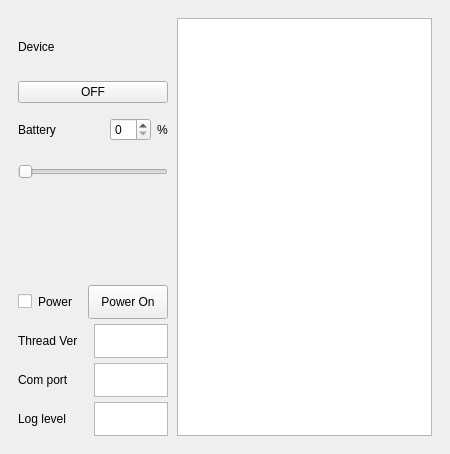
<?xml version="1.0" encoding="UTF-8"?>
<ui version="4.0">
 <class>MainWindow</class>
 <widget class="QMainWindow" name="MainWindow">
  <property name="geometry">
   <rect>
    <x>0</x>
    <y>0</y>
    <width>450</width>
    <height>454</height>
   </rect>
  </property>
  <property name="windowTitle">
   <string>MainWindow</string>
  </property>
  <widget class="QWidget" name="centralwidget">
   <layout class="QGridLayout" name="gridLayout" rowstretch="0" columnstretch="0">
    <property name="horizontalSpacing">
     <number>9</number>
    </property>
    <item row="0" column="0">
     <layout class="QHBoxLayout" name="horizontalLayout" stretch="2,0">
      <property name="spacing">
       <number>9</number>
      </property>
      <property name="leftMargin">
       <number>9</number>
      </property>
      <property name="topMargin">
       <number>9</number>
      </property>
      <property name="rightMargin">
       <number>9</number>
      </property>
      <property name="bottomMargin">
       <number>9</number>
      </property>
      <item>
       <layout class="QVBoxLayout" name="verticalLayout_3" stretch="2,1">
        <property name="spacing">
         <number>1</number>
        </property>
        <property name="leftMargin">
         <number>0</number>
        </property>
        <property name="topMargin">
         <number>0</number>
        </property>
        <property name="rightMargin">
         <number>0</number>
        </property>
        <item>
         <widget class="QStackedWidget" name="stackedWidget">
          <property name="currentIndex">
           <number>1</number>
          </property>
          <widget class="QWidget" name="page">
           <layout class="QVBoxLayout" name="verticalLayout_2">
            <property name="spacing">
             <number>6</number>
            </property>
            <property name="leftMargin">
             <number>0</number>
            </property>
            <property name="topMargin">
             <number>0</number>
            </property>
            <property name="rightMargin">
             <number>0</number>
            </property>
            <property name="bottomMargin">
             <number>6</number>
            </property>
            <item>
             <layout class="QVBoxLayout" name="verticalLayout" stretch="1">
              <item>
               <layout class="QVBoxLayout" name="verticalLayout_5" stretch="0,1,0,1">
                <item>
                 <widget class="QLabel" name="QRcode">
                  <property name="minimumSize">
                   <size>
                    <width>150</width>
                    <height>150</height>
                   </size>
                  </property>
                  <property name="autoFillBackground">
                   <bool>true</bool>
                  </property>
                  <property name="text">
                   <string>QR</string>
                  </property>
                  <property name="alignment">
                   <set>Qt::AlignCenter</set>
                  </property>
                 </widget>
                </item>
                <item>
                 <widget class="QLabel" name="labelParingCode">
                  <property name="text">
                   <string>Paring Code</string>
                  </property>
                 </widget>
                </item>
                <item>
                 <widget class="QPlainTextEdit" name="plainTextEditPairingCode">
                  <property name="sizePolicy">
                   <sizepolicy hsizetype="Preferred" vsizetype="Preferred">
                    <horstretch>0</horstretch>
                    <verstretch>0</verstretch>
                   </sizepolicy>
                  </property>
                  <property name="maximumSize">
                   <size>
                    <width>16777215</width>
                    <height>34</height>
                   </size>
                  </property>
                 </widget>
                </item>
                <item>
                 <widget class="QProgressBar" name="progressBar">
                  <property name="sizePolicy">
                   <sizepolicy hsizetype="Preferred" vsizetype="Fixed">
                    <horstretch>0</horstretch>
                    <verstretch>0</verstretch>
                   </sizepolicy>
                  </property>
                  <property name="value">
                   <number>24</number>
                  </property>
                 </widget>
                </item>
               </layout>
              </item>
             </layout>
            </item>
           </layout>
          </widget>
          <widget class="QWidget" name="page_2">
           <layout class="QVBoxLayout" name="verticalLayout_8">
            <property name="leftMargin">
             <number>0</number>
            </property>
            <property name="topMargin">
             <number>0</number>
            </property>
            <property name="rightMargin">
             <number>0</number>
            </property>
            <property name="bottomMargin">
             <number>6</number>
            </property>
            <item>
             <layout class="QVBoxLayout" name="verticalLayout_7" stretch="1,1,1">
              <item>
               <layout class="QVBoxLayout" name="verticalLayout_6" stretch="1,0">
                <item>
                 <widget class="QLabel" name="labelDevicePicture">
                  <property name="sizePolicy">
                   <sizepolicy hsizetype="Preferred" vsizetype="Preferred">
                    <horstretch>0</horstretch>
                    <verstretch>0</verstretch>
                   </sizepolicy>
                  </property>
                  <property name="text">
                   <string>Device</string>
                  </property>
                 </widget>
                </item>
                <item>
                 <widget class="QPushButton" name="pushButtonStatus">
                  <property name="sizePolicy">
                   <sizepolicy hsizetype="Preferred" vsizetype="Preferred">
                    <horstretch>0</horstretch>
                    <verstretch>0</verstretch>
                   </sizepolicy>
                  </property>
                  <property name="text">
                   <string>OFF</string>
                  </property>
                 </widget>
                </item>
               </layout>
              </item>
              <item>
               <layout class="QVBoxLayout" name="verticalLayout_10" stretch="1,1">
                <property name="spacing">
                 <number>0</number>
                </property>
                <property name="topMargin">
                 <number>0</number>
                </property>
                <item>
                 <layout class="QHBoxLayout" name="horizontalLayout_5" stretch="1,0,0">
                  <property name="spacing">
                   <number>6</number>
                  </property>
                  <item>
                   <widget class="QLabel" name="labelDeviceBattery">
                    <property name="sizePolicy">
                     <sizepolicy hsizetype="Preferred" vsizetype="Preferred">
                      <horstretch>0</horstretch>
                      <verstretch>0</verstretch>
                     </sizepolicy>
                    </property>
                    <property name="text">
                     <string>Battery</string>
                    </property>
                    <property name="alignment">
                     <set>Qt::AlignLeading|Qt::AlignLeft|Qt::AlignVCenter</set>
                    </property>
                   </widget>
                  </item>
                  <item>
                   <widget class="QSpinBox" name="spinboxBattery"/>
                  </item>
                  <item>
                   <widget class="QLabel" name="labelBatteryPercent">
                    <property name="sizePolicy">
                     <sizepolicy hsizetype="Preferred" vsizetype="Preferred">
                      <horstretch>0</horstretch>
                      <verstretch>0</verstretch>
                     </sizepolicy>
                    </property>
                    <property name="text">
                     <string>%</string>
                    </property>
                    <property name="alignment">
                     <set>Qt::AlignLeading|Qt::AlignLeft|Qt::AlignVCenter</set>
                    </property>
                   </widget>
                  </item>
                 </layout>
                </item>
                <item>
                 <widget class="QSlider" name="horizontalSliderBattery">
                  <property name="sizePolicy">
                   <sizepolicy hsizetype="Expanding" vsizetype="Preferred">
                    <horstretch>0</horstretch>
                    <verstretch>0</verstretch>
                   </sizepolicy>
                  </property>
                  <property name="orientation">
                   <enum>Qt::Horizontal</enum>
                  </property>
                 </widget>
                </item>
               </layout>
              </item>
              <item>
               <layout class="QHBoxLayout" name="horizontalLayout_4"/>
              </item>
             </layout>
            </item>
           </layout>
          </widget>
          <widget class="QWidget" name="page_3"/>
         </widget>
        </item>
        <item>
         <layout class="QVBoxLayout" name="verticalLayout_4" stretch="1,1,1,1">
          <property name="spacing">
           <number>5</number>
          </property>
          <item>
           <layout class="QHBoxLayout" name="horizontalLayout_9" stretch="1,1">
            <property name="spacing">
             <number>1</number>
            </property>
            <item>
             <layout class="QHBoxLayout" name="horizontalLayout_6" stretch="0,0,1">
              <item>
               <widget class="QCheckBox" name="chkbox_auto">
                <property name="toolTip">
                 <string>&lt;html&gt;&lt;head/&gt;&lt;body&gt;&lt;p align=&quot;center&quot;&gt;&lt;span style=&quot; font-weight:600;&quot;&gt;If it is checked when Power On/Off,  auto-onboarding and auto-removing work&lt;/span&gt;&lt;/p&gt;&lt;/body&gt;&lt;/html&gt;</string>
                </property>
                <property name="text">
                 <string/>
                </property>
               </widget>
              </item>
              <item>
               <spacer name="verticalSpacer">
                <property name="orientation">
                 <enum>Qt::Vertical</enum>
                </property>
                <property name="sizeHint" stdset="0">
                 <size>
                  <width>5</width>
                  <height>40</height>
                 </size>
                </property>
               </spacer>
              </item>
              <item>
               <widget class="QLabel" name="labelPower">
                <property name="text">
                 <string>Power</string>
                </property>
               </widget>
              </item>
             </layout>
            </item>
            <item>
             <widget class="QPushButton" name="pushButtonDevicePower">
              <property name="sizePolicy">
               <sizepolicy hsizetype="Preferred" vsizetype="Preferred">
                <horstretch>0</horstretch>
                <verstretch>0</verstretch>
               </sizepolicy>
              </property>
              <property name="minimumSize">
               <size>
                <width>0</width>
                <height>34</height>
               </size>
              </property>
              <property name="maximumSize">
               <size>
                <width>16777215</width>
                <height>16777215</height>
               </size>
              </property>
              <property name="text">
               <string>Power On</string>
              </property>
             </widget>
            </item>
           </layout>
          </item>
          <item>
           <layout class="QHBoxLayout" name="horizontalLayout_8" stretch="1,1">
            <property name="spacing">
             <number>2</number>
            </property>
            <item>
             <widget class="QLabel" name="labelThreadVersion">
              <property name="text">
               <string>Thread Ver</string>
              </property>
             </widget>
            </item>
            <item>
             <widget class="QPlainTextEdit" name="plainTextEditThreadVersion">
              <property name="sizePolicy">
               <sizepolicy hsizetype="Preferred" vsizetype="Ignored">
                <horstretch>0</horstretch>
                <verstretch>0</verstretch>
               </sizepolicy>
              </property>
              <property name="minimumSize">
               <size>
                <width>0</width>
                <height>34</height>
               </size>
              </property>
              <property name="maximumSize">
               <size>
                <width>16777215</width>
                <height>16777215</height>
               </size>
              </property>
             </widget>
            </item>
           </layout>
          </item>
          <item>
           <layout class="QHBoxLayout" name="horizontalLayout_7" stretch="1,1">
            <property name="spacing">
             <number>2</number>
            </property>
            <item>
             <widget class="QLabel" name="labelComport">
              <property name="text">
               <string>Com port</string>
              </property>
             </widget>
            </item>
            <item>
             <widget class="QPlainTextEdit" name="plainTextEditComport">
              <property name="sizePolicy">
               <sizepolicy hsizetype="Preferred" vsizetype="Ignored">
                <horstretch>0</horstretch>
                <verstretch>0</verstretch>
               </sizepolicy>
              </property>
              <property name="minimumSize">
               <size>
                <width>0</width>
                <height>34</height>
               </size>
              </property>
              <property name="maximumSize">
               <size>
                <width>16777215</width>
                <height>16777215</height>
               </size>
              </property>
             </widget>
            </item>
           </layout>
          </item>
          <item>
           <layout class="QHBoxLayout" name="horizontalLayout_3" stretch="1,1">
            <property name="spacing">
             <number>2</number>
            </property>
            <item>
             <widget class="QLabel" name="labelDebugLevel">
              <property name="text">
               <string>Log level</string>
              </property>
             </widget>
            </item>
            <item>
             <widget class="QPlainTextEdit" name="plainTextEditDebugLevel">
              <property name="sizePolicy">
               <sizepolicy hsizetype="Preferred" vsizetype="Ignored">
                <horstretch>0</horstretch>
                <verstretch>0</verstretch>
               </sizepolicy>
              </property>
              <property name="minimumSize">
               <size>
                <width>0</width>
                <height>34</height>
               </size>
              </property>
              <property name="maximumSize">
               <size>
                <width>16777215</width>
                <height>16777215</height>
               </size>
              </property>
             </widget>
            </item>
           </layout>
          </item>
         </layout>
        </item>
       </layout>
      </item>
      <item>
       <widget class="QTextBrowser" name="textBrowserLog">
        <property name="sizePolicy">
         <sizepolicy hsizetype="Preferred" vsizetype="Preferred">
          <horstretch>0</horstretch>
          <verstretch>0</verstretch>
         </sizepolicy>
        </property>
       </widget>
      </item>
     </layout>
    </item>
   </layout>
  </widget>
 </widget>
 <resources/>
 <connections/>
</ui>
